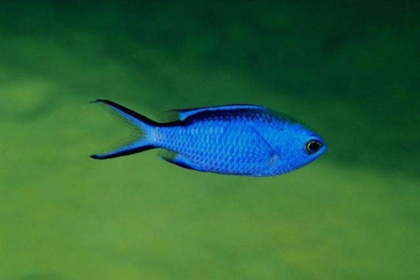
%> input picture histogram equalisation/fish.jpg, 420 x 280 px, shrunk from 1202 x 800 before the run
$ octave 'histogram equalisation.m'   (GNU Octave 9; MATLAB toolbox functions it lacks are replaced by stand-ins)
%> lines starting %> are read from the running program, lines starting %| are printed output that depends on the picture
img = imread('fish.jpg');
%> img is the input picture: size 280x420x3 uint8; mean R, G, B 46.4, 103.5, 59.2
img = rgb2gray(img);
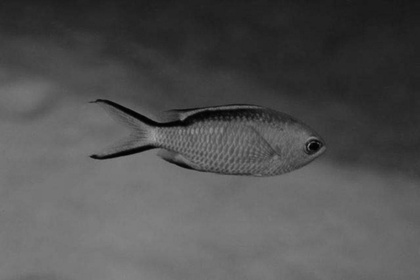
%> img: size 280x420 uint8; min 1, max 163, mean 81.4
img = uint8(img);

[M, N] = size(img);
%> M = 280; N = 420
L = 256;
a = uint8(zeros(M, N));

hc = imhist(img);
%> hc = 256 values, max 3497 at index 119, min 0 at index 1, mean 459.4
pdf = hc / (M * N);
%> pdf = 256 values, max 0.0297 at index 119, min 0 at index 1, mean 0.00391
cdf = cumsum(pdf);
%> cdf = 256 values from 0 to 1
cdfnorm = round((L - 1) * cdf);
%> cdfnorm = 256 values from 0 to 255

for i = 1:M
    for j = 1:N
        a(i, j) = cdfnorm(img(i, j) + 1);
    end
end
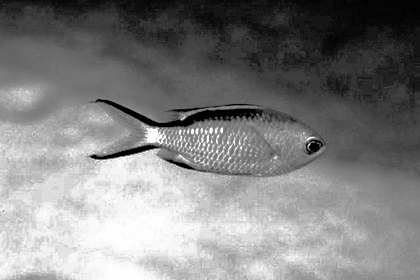
%> a: size 280x420 uint8; min 0, max 255, mean 129.4

histeqimg = histeq(img, 256);

figure;
subplot(3, 2, 1);
imshow(img);
title('Original Image');

subplot(3, 2, 2);
imhist(img);
title('Original Histogram');

subplot(3, 2, 3);
imshow(a);
title('Histogram Equalized Image');

subplot(3, 2, 4);
imhist(a);
title('Histogram of Equalized Image');

subplot(3, 2, 5);
imshow(histeqimg);
title('Image using histeq');

subplot(3, 2, 6);
imhist(histeqimg);
title('Histogram of histeq Image');
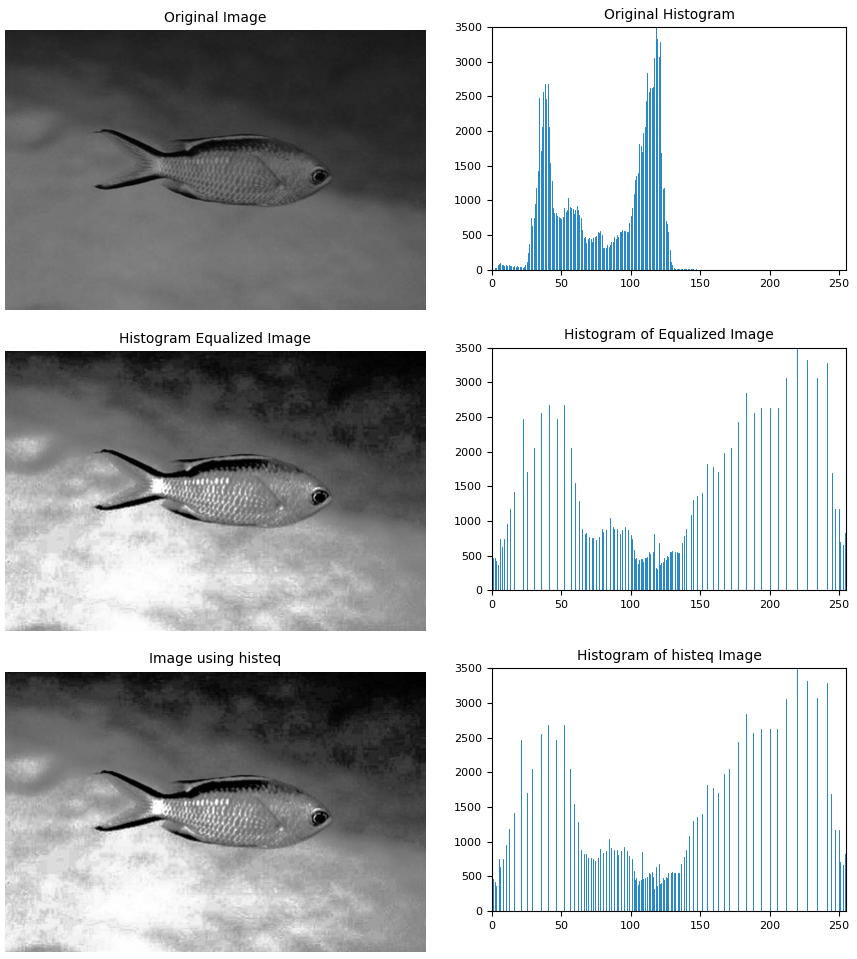
%> figure redrawn from the program's plot data, 6 panels
